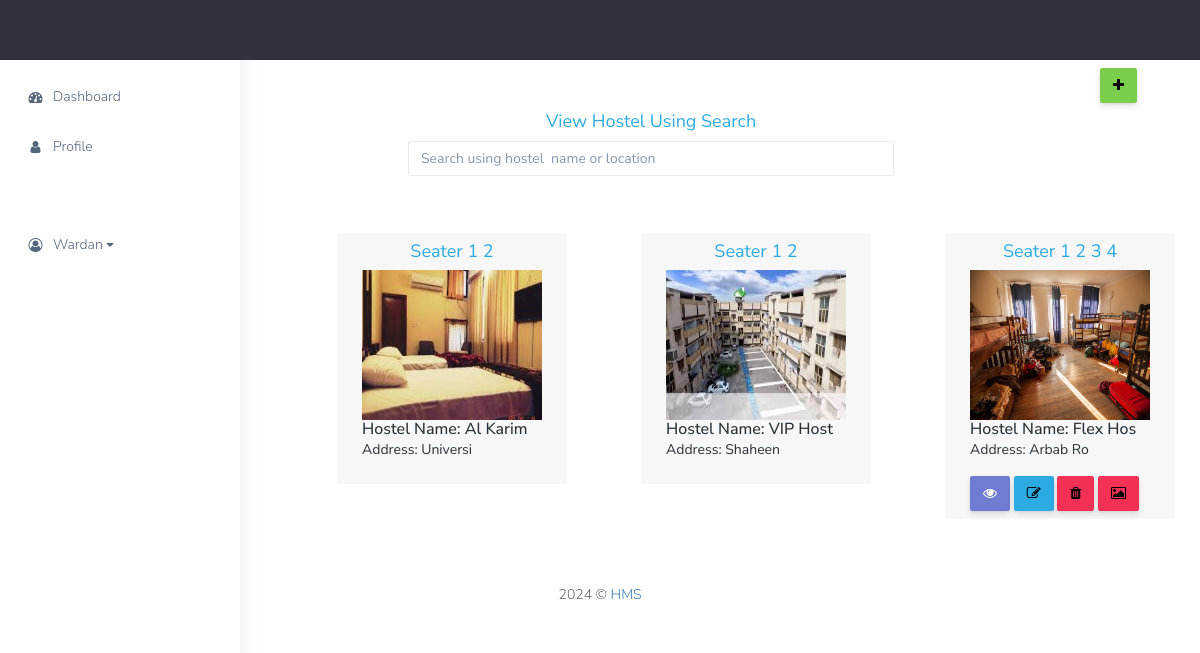
/dashboard/admin/ (signed in), run on the app's committed database.
### tables this page shows
CREATE TABLE `hostel` (
  `id` int(11) NOT NULL,
  `name` varchar(255) NOT NULL,
  `incharge` varchar(255) NOT NULL,
  `incharge_contact` varchar(255) NOT NULL,
  `uploaded_by` varchar(255) NOT NULL,
  `address` text NOT NULL
);

### dashboard/admin/index.php (called while the page is built, shortened)
<?php
include 'include/header.php';?>
<?php include 'include/main-content.php';?>
<?php include 'include/page-wrapper.php';?>
<?php include 'include/footer.php';?>

### dashboard/admin/include/wardan-dashboard.php (the view)
<a href="/HMS/dashboard/admin/hostel/hostel-add.php" class="btn btn-success mt-2 offset-11"><i class="fa fa-plus"></i></a>
<div class="row mt-2">
    <div class="col-md-4"></div>
    <div class="col-md-5">
    <h4 class="text-info text-center">View Hostel Using Search</h4>
    <form action="search/hostel-search.php" method="GET">
    <div class="form-group">
        <input type="search" class="form-control" name="search"  aria-describedby="searchHelp" placeholder="Search using hostel  name or location">
        </div>
    </form>
    </div>
    <div class="col-md-3"></div>
</div>
<div class="">
    <div class="row offset-3">
    <?php
        $query = "SELECT hostel.id, hostel.name,hostel.uploaded_by,hostel.incharge,hostel.address,hostel_info.price,
        hostel_info.food,hostel_info.seater,hostel_pic.images FROM hostel  JOIN hostel_info
        ON hostel.id = hostel_info.hostel_id
        JOIN hostel_pic ON hostel_info.hostel_id = hostel_pic.hostel_id GROUP BY hostel_pic.hostel_id";
        $result = mysqli_query($conn,$query);
        while ($row = mysqli_fetch_assoc($result))
            {
                $lists = explode(',',$row['seater']);
                $rooms = array_filter($lists);
            ?>
            <div class="col-sm-4">
                <div class="card mt-3 ">
                    <div class="card-body">
                        <div class="card-header">
                            <h4 class="text-info text-center">Seater <?php
                                foreach($rooms as $room){
                                    echo $room." ";
                                  }
                            ?></h4>
                            <a href="/HMS/dashboard/admin/hostel/hostel-view.php?idhostel=<?php echo $row['id'];?>&SECT098=VFXG45$#<?php echo $row['price'];?>"><img class="card-img-top" src="uploads/<?php  echo $row['images'];?>" width="196px" height="150px" alt="Card image cap"></a>
                            <h5 class="card-title">Hostel Name: <?php echo substr($row['name'],0,8); ?></h5>
                            <p class="card-text">Address: <?php echo substr($row['address'],0,8); ?></p>
                            <a href="/HMS/dashboard/admin/hostel/hostel-view.php?idhostel=<?php echo $row['id'];?>&SECT098=VFXG45$#<?php echo $row['price'];?>" class="btn btn-primary <?php if($_SESSION['role'] === 'wardan' && $_SESSION['email'] === $row['uploaded_by'] ){ echo "ok";} else { echo "hide";}?>"><i class="fa fa-eye"></i></a>
                            <a href="/HMS/dashboard/admin/hostel/hostel-edit.php?idhosteledit=<?php echo $row['id'];?>&SECT098=VFXG45$#<?php echo $row['price'];?>" class="btn btn-info <?php if($_SESSION['role'] === 'wardan' && $_SESSION['email'] === $row['uploaded_by'] ){ echo "ok";} else { echo "hide";}?>"><i class="fa fa-edit"></i></a>
                            <a href="/HMS/dashboard/admin/hostel/hostel-delete.php?idhosteldelete=<?php echo $row['id'];?>&SECT098=VFXG45$#<?php echo $row['price'];?>" class="btn btn-danger <?php if($_SESSION['role'] === 'wardan' && $_SESSION['email'] === $row['uploaded_by'] ){ echo "ok";} else { echo "hide";}?>"><i class="fa fa-trash "></i></a>
                            <a href="/HMS/dashboard/admin/hostel/hostel-edit-images.php?idhosteledit=<?php echo $row['id'];?>&SECT098=VFXG45$#<?php echo $row['price'];?>" class="btn btn-danger <?php if($_SESSION['role'] === 'wardan' && $_SESSION['email'] === $row['uploaded_by'] ){ echo "ok";} else { echo "hide";}?>"><i class="fa fa-image"></i></a>
                        </div>
                    </div>
                </div>
            </div>
        <?php }?>
    </div>
 </div>

### data on the page
hostel: room "1", room "2", shows a picture, name "Al Karim", address "Universi"
hostel: room "1", room "2", shows a picture, name "VIP Host", address "Shaheen"
hostel: room "1", room "2", room "3", room "4", shows a picture, name "Flex Hos", address "Arbab Ro"

### other printed values
$_SESSION['name'] "Wardan"
